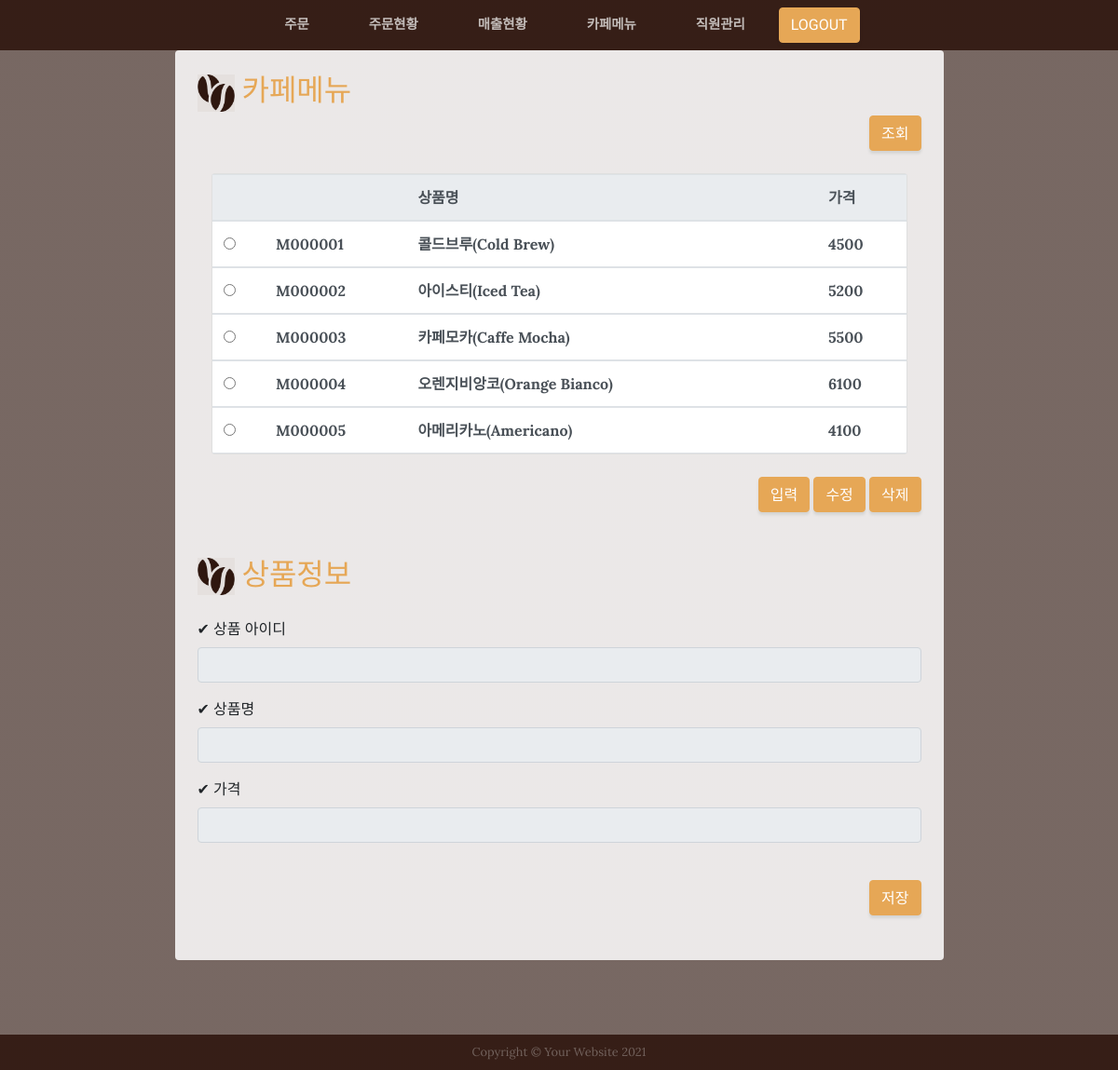
The app's page /maple/serchmenu/ with its own data.
### mapleApp/models.py (models this page shows, shortened)
class Menu(models.Model):
    menuid = models.CharField(max_length=20, primary_key=True,verbose_name='메뉴아이디')
    menuname = models.CharField(max_length=100,verbose_name='메뉴명')
    price = models.IntegerField(verbose_name='가격')
    class Meta:
        db_table = 'm_menu' #테이블명

### mapleApp/views_menu.py (the view)
# urls.py: path('serchmenu/', views_menu.serchmenu, name='serchmenu'),
def serchmenu(request):
    print('#> serchmenu :')
    menus = Menu.objects.all()
    context = {'menus': menus}
    menuName = request.POST.get('menuName', '0')
    return render(request, 'menu.html', context)

### mapleApp/templates/menu.html (shortened to what this page needs)
{% include 'header.html' %}
{% load static%}
  <section class="page-section about-heading">
    <div class="container">
      <div class="about-heading-content">
        <div class="row">
          <div class="col-xl-9 col-lg-10 mx-auto">
            <div class="bg-faded rounded p-4">
              <h2 class="section-heading mb-1">
                <img  src="{% static 'img/cafe_icon3.png'%}" width="40" height="40">
                <span class="text-uppercase text-primary" > 카페메뉴 </span>
              </h2>
              <div class="intro-button" align="right">
                <button type="submit" class="btn btn-primary" id="serchBtn1">조회</button>
              </div>
              <br>
{%if menus %}
              <div class="container d-flex justify-content-center mt-50 mb-50">
                <div class="card w-100">
                  <div class="table-responsive">
                    <div style="width:100%; height:300px; overflow:auto ">
                    <table class="table table-hover ">
                      <thead class="thead-light">
                        <tr>
                          <th> </th>
                          <th scope="col"></th>
                          <th scope="col">상품명</th>
                          <th scope="col">가격</th>
                        </tr>
                      </thead>
{%  for menu in  menus   %}
                      <tbody>
                        <tr>
                          <td> <input  type="radio" name="radioValue" value="{{menu.menuid}}"> </td>
                          <td id="mId_{{menu.menuid}}">{{menu.menuid}}</td>
                          <td id="mName_{{menu.menuid}}" >{{menu.menuname}}</td>
                          <td id="mPrice_{{menu.menuid}}">{{menu.price}}</td>
                        </tr>
{%    endfor    %}
                      </tbody>
                    </table>
                    </div>
                  </div>
                </div>
              </div>
 {% else %}
       <p>  데이터가 존재하지 않습니다. </p>
 {% endif %}
              <br>
              <div class="intro-button" align="right">
                <button type="submit" class="btn btn-primary" id="inputBtn2">입력</button>
                <button type="submit" class="btn btn-primary" id="modiBtn2">수정</button>
                <button type="submit" class="btn btn-primary" id="delBtn2">삭제</button>
              </div>
              <br>
              <h2 class="section-heading mb-4">
                <img  src="{% static 'img/cafe_icon3.png'%}" width="40" height="40">
                <span class="text-uppercase text-primary" > 상품정보 </span>
              </h2>
              <section class="content">
                <div class="row">
                  <div class="col-md-12">
                    <div class="box box-primary">
                      <form id="regForm"  method="post" action="{% url 'insertmenu' %}" >
                        <div class="box-body">
                          <div class="form-group">
                            <label for="exampleInputEmail1"> ✔ 상품 아이디 </label>
                              <input type="text" readonly="readonly"
                                id='menuId' name="menuId" class="form-control" placeholder="">
                          </div>
                          <div class="form-group">
                            <label for="exampleInputEmail1"> ✔ 상품명 </label>
                              <input type="text" readonly="readonly"
                                id='menuName' name="menuName" class="form-control" placeholder="">
                          </div>
                          <div class="form-group">
                            <label for="exampleInputEmail1"> ✔ 가격 </label>
                              <input type="text"  readonly="readonly"
                                id='menuPrice' name="menuPrice" class="form-control" placeholder="">
                          </div>
                        </div>
                      </form>
                    </div>
                  </div>
                </div>
              </section>
              <br>
              <div class="intro-button" align="right">
                <button type="submit" class="btn btn-primary" id="saveBtn3">저장</button>
              </div>
              <br>
            </div>
          </div>
        </div>
      </div>
    </div>
  </section>
{% include 'footer.html' %}
</body>
</html>

### mapleApp/templates/menu.html (style rules this page uses)
tbody { font-weight : bold; font-family: Lora; color : #495057 ; }

### records on screen
Menu: menuid "M000001", menuname "콜드브루(Cold Brew)", price "4500"
Menu: menuid "M000002", menuname "아이스티(Iced Tea)", price "5200"
Menu: menuid "M000003", menuname "카페모카(Caffe Mocha)", price "5500"
Menu: menuid "M000004", menuname "오렌지비앙코(Orange Bianco)", price "6100"
Menu: menuid "M000005", menuname "아메리카노(Americano)", price "4100"
